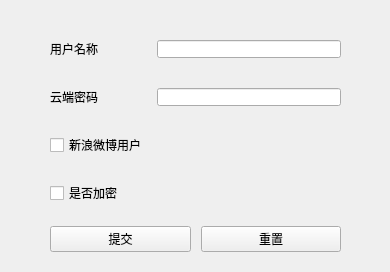
<?xml version="1.0" encoding="UTF-8"?>
<ui version="4.0">
 <class>VDiskCloudLoginUI</class>
 <widget class="QWidget" name="VDiskCloudLoginUI">
  <property name="geometry">
   <rect>
    <x>0</x>
    <y>0</y>
    <width>390</width>
    <height>272</height>
   </rect>
  </property>
  <property name="windowTitle">
   <string>VDisk登陆</string>
  </property>
  <widget class="QWidget" name="formLayoutWidget">
   <property name="geometry">
    <rect>
     <x>40</x>
     <y>30</y>
     <width>311</width>
     <height>182</height>
    </rect>
   </property>
   <layout class="QFormLayout" name="vFormLayout">
    <property name="fieldGrowthPolicy">
     <enum>QFormLayout::AllNonFixedFieldsGrow</enum>
    </property>
    <property name="horizontalSpacing">
     <number>10</number>
    </property>
    <property name="verticalSpacing">
     <number>30</number>
    </property>
    <property name="margin">
     <number>10</number>
    </property>
    <item row="0" column="0">
     <widget class="QLabel" name="lvuser">
      <property name="text">
       <string>用户名称</string>
      </property>
     </widget>
    </item>
    <item row="0" column="1">
     <widget class="QLineEdit" name="tvuser"/>
    </item>
    <item row="1" column="0">
     <widget class="QLabel" name="lvpwd">
      <property name="text">
       <string>云端密码</string>
      </property>
     </widget>
    </item>
    <item row="1" column="1">
     <widget class="QLineEdit" name="tvpwd">
      <property name="echoMode">
       <enum>QLineEdit::Password</enum>
      </property>
     </widget>
    </item>
    <item row="3" column="0">
     <widget class="QCheckBox" name="tvencrypt">
      <property name="text">
       <string>是否加密</string>
      </property>
     </widget>
    </item>
    <item row="2" column="0">
     <widget class="QCheckBox" name="tvisweibo">
      <property name="text">
       <string>新浪微博用户</string>
      </property>
     </widget>
    </item>
   </layout>
  </widget>
  <widget class="QWidget" name="gridLayoutWidget">
   <property name="geometry">
    <rect>
     <x>40</x>
     <y>220</y>
     <width>311</width>
     <height>39</height>
    </rect>
   </property>
   <layout class="QGridLayout" name="gridLayout">
    <property name="leftMargin">
     <number>10</number>
    </property>
    <property name="rightMargin">
     <number>10</number>
    </property>
    <property name="bottomMargin">
     <number>0</number>
    </property>
    <property name="horizontalSpacing">
     <number>10</number>
    </property>
    <item row="0" column="0">
     <widget class="QPushButton" name="button_submit">
      <property name="text">
       <string>提交</string>
      </property>
     </widget>
    </item>
    <item row="0" column="1">
     <widget class="QPushButton" name="button_reset">
      <property name="text">
       <string>重置</string>
      </property>
     </widget>
    </item>
   </layout>
  </widget>
 </widget>
 <resources/>
 <connections/>
</ui>
